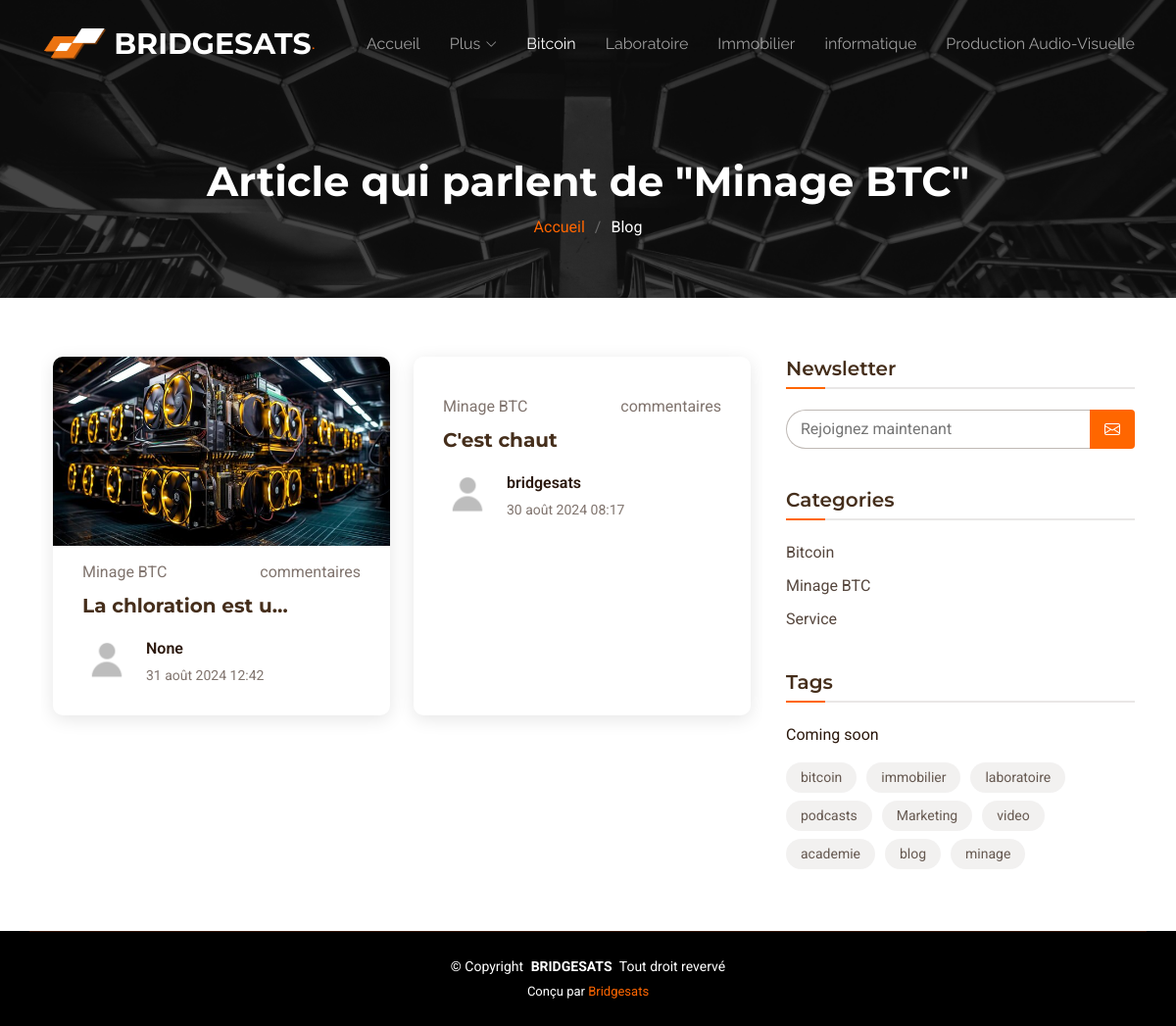
/cat/2/, run on the app's committed database.
### core/models.py (models this page shows, shortened)
class Category(models.Model):
    cat_id = models.AutoField(primary_key=True)
    name = models.CharField(max_length=120)
    def __str__(self):
        return self.name

class CreateBlog(models.Model):
    title = models.CharField(max_length=255)
    category = models.ForeignKey(Category, on_delete=models.CASCADE)
    intro = models.TextField()
    author = models.ForeignKey(User, on_delete=models.SET_NULL, null=True, blank=True)
    slug = models.SlugField(max_length=1000, unique=True, blank=True)
    body = models.TextField()
    image = models.ImageField(upload_to='media')
    date_added = models.DateTimeField(auto_now=True)
    class Meta:
        ordering = ['-date_added']

### core/views.py (the view, shortened to what this page needs)
# urls.py: path('cat/<int:id>/', views.ReadCat, name='blog-cat'),
def ReadCat(request, id):
    try:
        cats = Category.objects.get(cat_id=id)
        blogs = CreateBlog.objects.filter(category=cats)
        category_name = cats.name  # Assurez-vous que c'est le bon champ
        list_categorys = Category.objects.all()
        context = {
            'cat': cats,
            'blogs': blogs,
            'all_cats': list_categorys,
            'category_name': category_name
        }
        return render(request, 'categorie.html', context)
    except Category.DoesNotExist:
        messages.error(request, "Catégorie introuvable.")
        return redirect('/')

### core/templates/categorie.html (shortened to what this page needs)
<!DOCTYPE html>
{% load static %}
<html lang="en">
<head>
  <link href="{% static "assets1/vendor/bootstrap/css/bootstrap.min.css" %}" rel="stylesheet">
  <link href="{% static "assets1/vendor/bootstrap-icons/bootstrap-icons.css" %}" rel="stylesheet">
  <link href="{% static "assets1/vendor/aos/aos.css" %}" rel="stylesheet">
  <link href="{% static "assets1/vendor/glightbox/css/glightbox.min.css" %}" rel="stylesheet">
  <link href="{% static "assets1/vendor/swiper/swiper-bundle.min.css" %}" rel="stylesheet">
  <link href="{% static "assets1/css/main.css" %}" rel="stylesheet">
</head>
<body class="blog-page">
  <header id="header" class="header d-flex align-items-center fixed-top">
    <div class="container-fluid container-xl position-relative d-flex align-items-center justify-content-between">
      <a href="{% url "accueille" %}" class="logo d-flex align-items-center me-auto me-lg-0">
        <img src="{% static "assets/img/favicon.webp" %}" alt="">
        <h1 class="sitename">BRIDGESATS</h1>
        <span>.</span>
      </a>
      <nav id="navmenu" class="navmenu">
        <ul>
          <li><a href="{% url "accueille" %}" >Accueil<br></a></li>
          <li class="dropdown"><a href="#"><span>Plus</span> <i class="bi bi-chevron-down toggle-dropdown"></i></a>
          </li>
          <li><a href="{% url "bitcoin" %}" class="active">Bitcoin</a></li>
          <li><a href="{% url "laboratoire" %}">Laboratoire</a></li>
          <li><a href="{% url "immobilier" %}">Immobilier</a></li>
          <li><a href="{% url "informatique" %}">informatique</a></li>
          <li><a href="{% url "production" %}">Production Audio-Visuelle</a></li>
        </ul>
      </nav>
    </div>
  </header>
  <main class="main">
    <div class="page-title dark-background" data-aos="fade" style="background-image: url(assets/img/hero-bg.jpg);">
      <div class="container">
          <h1>Article qui parlent de "{{ category_name }}"
          </h1>
        <nav class="breadcrumbs">
          <ol>
            <li><a href="{% url "accueille" %}">Accueil</a></li>
            <li class="current">Blog</li>
          </ol>
        </nav>
      </div>
    </div>
    <div class="container">
      <div class="row">
        <div class="col-lg-8">
          <section id="blog-posts" class="blog-posts section">
            <div class="container">
              {% if blogs %}
                <div class="row gy-4">
                  {% for i in blogs %}
                  <div class="col-lg-6">
                    <article>
                    <div class="post-img">
                      <img src="{{ i.image.url }}" alt="" class="img-fluid">
                    </div>
                    <div class="d-flex flex-row justify-content-between">
                      <p class="post-category">{{ i.category }}</p>
                      <span class="post-category">
                      {% if i.comment_count == 0 %}
                          Aucun commentaire
                      {% else %}
                          commentaires
                      {% endif %}
                      </span>
                    </div>
                      <h2 class="title">
                        <a href="detail/{{ i.slug }}" data-url="detail/{{ i.slug }}">{{ i.intro|truncatechars:20 }}</a>
                      </h2>
                      <div class="d-flex align-items-center">
                        <img src="{% static "assets1/img/userdefault.png" %}" alt="" class="img-fluid post-author-img flex-shrink-0">
                        <div class="post-meta">
                          <p class="post-author">{{ i.author }}</p>
                          <p class="post-date">
                            <time datetime="2022-01-01">{{ i.date_added }}</time>
                          </p>
                        </div>
                      </div>
                    </article>
                  </div>
                  {% endfor %}
                </div>
              {% endif %}
            </div>
          </section>
        </div>
        <div class="col-lg-4 sidebar">
          <div class="widgets-container">
            <div class="search-widget widget-item">
              <h3 class="widget-title">Newsletter</h3>
              <form action="" method="POST">
                <input style="border: 0; padding: 4px; border-radius: 4px; width: calc(100% - 40px); background-color: var(--background-color); color: var(--default-color);" type="email" name="email" placeholder="Rejoignez maintenant">
                <button type="submit" title="email"><i class="bi bi-envelope"></i></button>
              </form>
            </div>
            <div class="categories-widget widget-item">
              <h3 class="widget-title">Categories</h3>
              <ul class="mt-3">
                {% for categorys in all_cats  %}
                  <li><a href="{% url 'blog-cat' categorys.cat_id %}">{{ categorys.name }} <span></span></a></li>
                {% endfor %}
              </ul>
            </div>
            <div class="tags-widget widget-item">
              <h3 class="widget-title">Tags</h3>
              <p>Coming soon</p>
              <ul>
                <li><a href="#">bitcoin</a></li>
                <li><a href="#">immobilier</a></li>
                <li><a href="#">laboratoire</a></li>
                <li><a href="#">podcasts</a></li>
                <li><a href="#">Marketing</a></li>
                <li><a href="#">video</a></li>
                <li><a href="#">academie</a></li>
                <li><a href="#">blog</a></li>
                <li><a href="#">minage</a></li>
              </ul>
            </div>
          </div>
        </div>
      </div>
    </div>
  </main>
  <footer id="footer" class="footer dark-background">
    <div class="container copyright text-center">
      <p>© <span>Copyright</span> <strong class="px-1 sitename">BRIDGESATS</strong> <span>Tout droit revervé</span></p>
      <div class="credits">
        Conçu par <a href="{% url "admin:index" %}">Bridgesats</a>
      </div>
    </div>
  </footer>
</body>
</html>

### data on the page
Category: name "Minage BTC"
CreateBlog: image (picture), category "Minage BTC", intro "La chloration est u…", author "None", date_added "31 août 2024 12:42"
CreateBlog: category "Minage BTC", intro "C'est chaut", author "bridgesats", date_added "30 août 2024 08:17"
Category: name "Bitcoin"
Category: name "Service"
